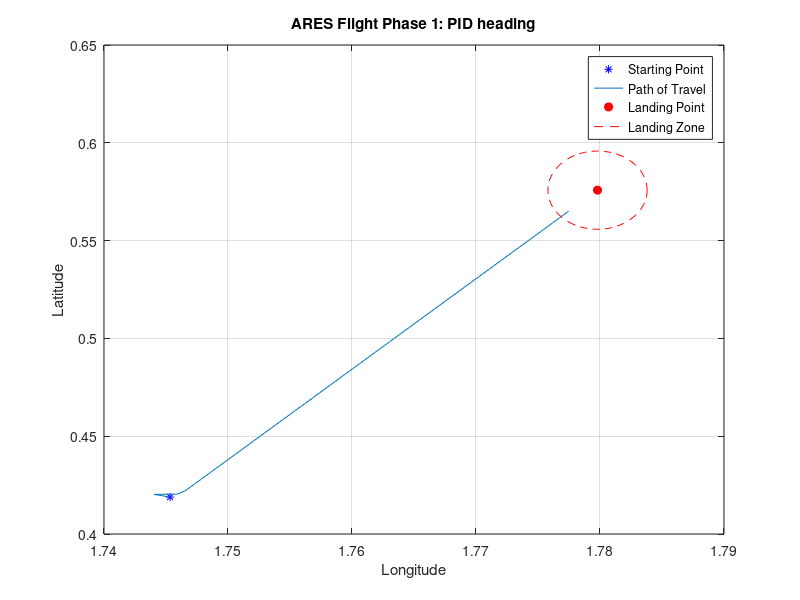

MATLAB code to generate this figure:
% This is a 2D version of the ARES_GNC. A simple vector approach is still
% taken to determine the heading angle error and a PID controller is used to
% track the error through time and provide an actuation input. 

close all; clear all; clc
% Set desired landing point coordinates in decimal degrees and convert to
% radians
latH = 32.9904*(pi/180); lonH = 101.9750*(pi/180);

% Set initial lat/lon and generate second lat/lon reading. This determines
% the initial heading and velocity. If an increase in initial velocity is
% desired, you may decrease the divisor of the rand value.
latlat = 24; lonlon = 100;
lat1 = latlat*pi/180; lon1 = lonlon*pi/180;
lat2 = lat1+(rand/500); lon2 = lon1-(rand/500);

% Set number of loop iterations, prealocate vectors for speed, and set PID
% coefficients. These coefficients will need to be tuned in accordance to
% flight test data (but they seem to be no too shabby as is).
G = 100;
PSI = zeros(1,G);
Position = zeros(G,2);
ZETA = zeros(1,G);
THETA = zeros(G,2);
Kp = 0.90; Ki = 0.003; Kd = 0.001; bias = 0;

%%%%%%%%% GUIDANCE %%%%%%%%%%%%
for p = 1:G
    % Set position vectors, calculate the flight vector FV, and store
    % lat/lon values in an array to plot the path of travel
    P1 = [lon1 lat1]; P2 = [lon2 lat2]; PH = [lonH latH];
    FV = P2-P1;
    HV = PH-P2;
    Position(p,1) = lon1; Position(p,2) = lat1;
    
    % Calculate the distance traveled and the velocity. Also, define the
    % sample time interval (data frequency) dt
    dist = norm(FV);
    dt = 1;
    Vel = dist/dt;
    
    % Calculate the heading angle error psi. This is the main error that is
    % used as the input to the PID controller. 
    psi = acos(dot(FV,HV)/(dist*norm(HV)));
    PSI(p) = psi;
    
    % compute course correction from basic PID control law. This value will
    % be scaled in proportion to the rotational behavior of the DC motors
    % and then sent to the motors to actuate. This is the control value for
    % phase 1 of flight. A different type of controller will be implimented
    % for phase 2 (spiralled decent) and phase 3 (landing)
    if p == 1
        zeta = Kp*psi + Ki*trapz(dt,PSI) + Kd*(PSI(p)/dt) - bias;
    else
        zeta = Kp*psi + Ki*trapz(dt,PSI) + Kd*((PSI(p)-PSI(p-1))/dt) - bias;
    end
    
%    % Set a maximum turn angle to prevent canopie collapse and stalling.
%    % This angle will need to be tuned based on test flight data.
%     if zeta > 30*(pi/180)
%         zeta = 30*(pi/180);
%     elseif zeta < -30*(pi/180)
%         zeta = -30*(pi/180);
%     end
    ZETA(p) = zeta;
 
    % Calculate the interior right-angle theta's of the FV and the landing
    % point vector to determine which direction the system needs to turn.
    % These angles are slightly difficult to describe in a comment but
    % essentially I am using the longitudinal axis as the X-axis and the
    % latitudinal axis as the Y-axis. From this, numerous right triangles
    % can be made. Specifically, two right triangles can be made using the
    % flight vector FV and the homing vector from the previous location.
    % Comparing the magnitudes of these angles can tell the system wether
    % it needs to turn left or right.
    theta1 = atan((lat2-lat1)/(lon2-lon1));
    THETA(p,1) = theta1;
    theta2 = atan((latH-lat1)/(lonH-lon1));
    THETA(p,2) = theta2;
    if theta1-theta2 > 0
        fprintf('Turn Right \n')
        lon3 = lon2 + dist*cos(theta1-zeta);
        lat3 = lat2 + dist*sin(theta1-zeta);
    elseif theta1-theta2 < 0
        fprintf('Turn Left \n')
        lon3 = lon2 + dist*cos(theta1+zeta);
        lat3 = lat2 + dist*sin(theta1+zeta);
    end
    lat1 = lat2; lon1 = lon2;
    lat2 = lat3; lon2 = lon3;
    
    % When the system has reached the perimeter of the flight phase 2
    % circle, break the loop and begin entering the circular holding
    % pattern above the landing point.
    if abs(latH-lat1) < 0.001 || abs(lonH-lon1) < 0.002
        fprintf('Target Aquired: ')
        if abs(latH-lat1) < 0.001
            fprintf('LatErr = %d degrees',abs(latH-lat1)*180/pi)
        else
            fprintf(' LonErr = %d degrees',abs(lonH-lon1)*180/pi)
        end
        fprintf('\n')
        break
    end
    
    % Set initial holding pattern radius and calculate flight phase 2
    % perimeter
    rlat = 0.004;
    rlon = 0.02;
    th = linspace(0,2*pi);
    xx = rlat*cos(th)+lonH;
    yy = rlon*sin(th)+latH;
    
    
    % INSERT PHASE 2 CONTROLLER HERE





end
figure()
plot(lonlon*pi/180,latlat*pi/180,'b*')
grid on; hold on
plot(Position(1:p,1),Position(1:p,2))
plot(lonH,latH,'ro','MarkerFaceColor','r')
plot(xx,yy,'r--')
xlabel('Longitude');ylabel('Latitude')
title('ARES Flight Phase 1: PID heading')
legend('Starting Point','Path of Travel','Landing Point','Landing Zone','Location','Best')
    
    